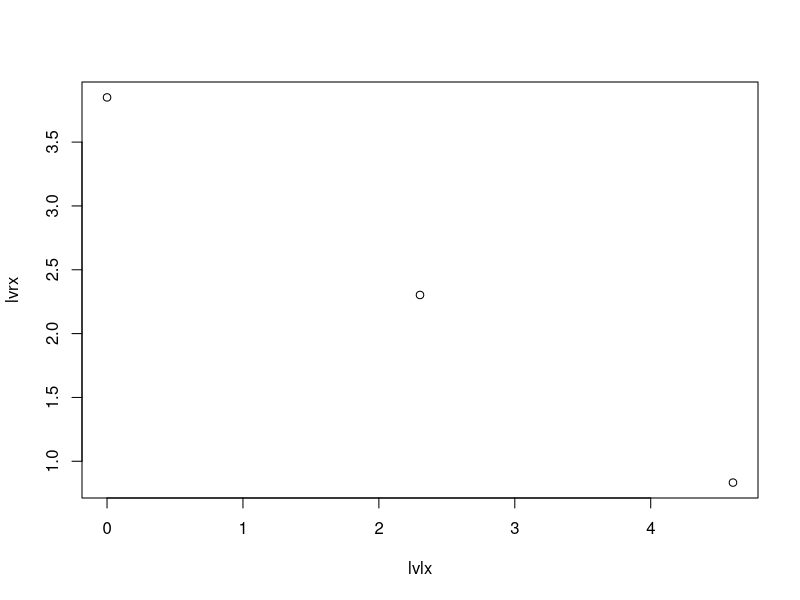
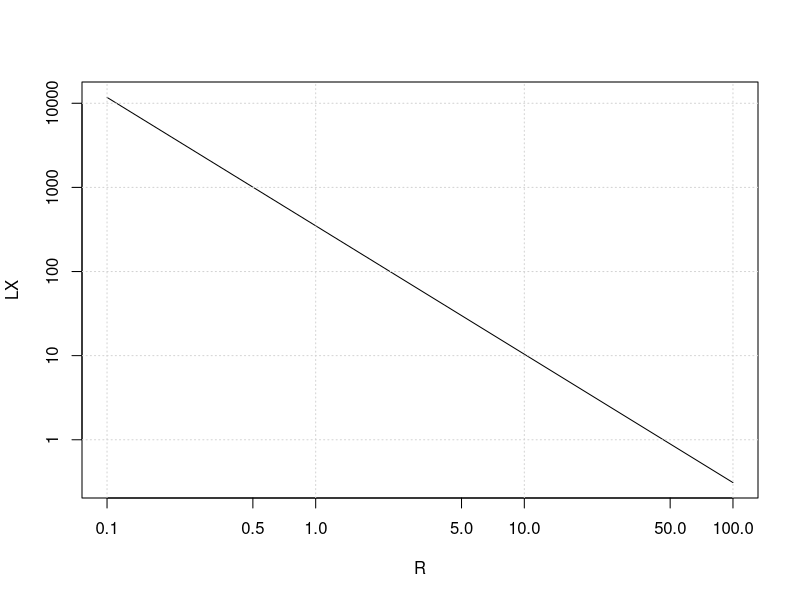
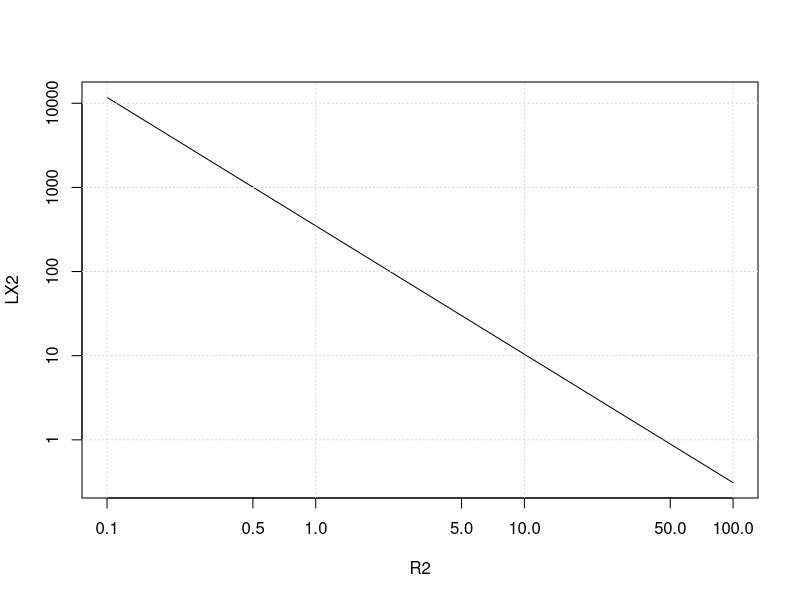
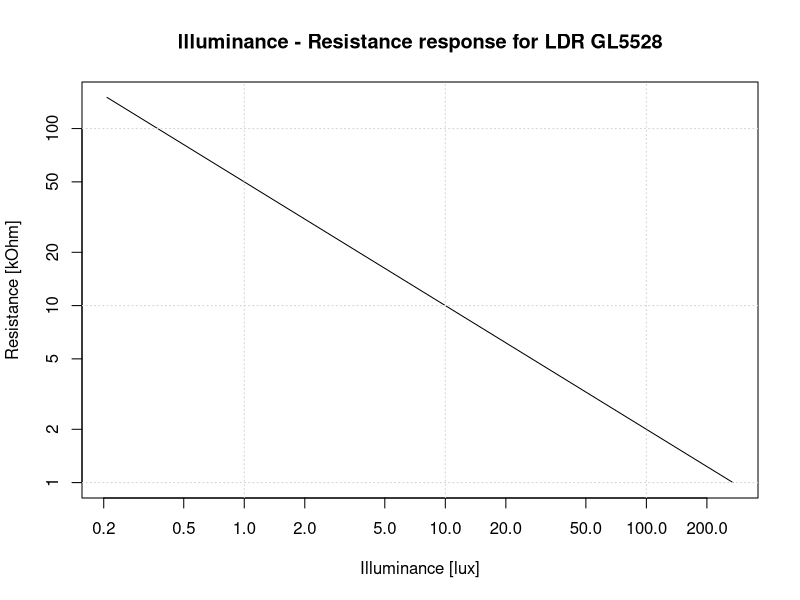

Here is the R script that generated these plots, in order:
#
# For Photoresistor (LDR) GL5528
#
# Numerically working out the approximate illuminance vs. Resistance response
#

# 3 points taken from the graph on the data sheet, approximately
#
vlx = c(1,10,100)   # illuminance
vrx = c(47,10,2.3)  # resistance in kOhm
#
# converting to log-log scale
#
lvlx = log(vlx)
lvrx = log(vrx)
#
#
plot(lvlx,lvrx)

# log-linear model
#
lm(lvrx~lvlx)
#
#Call:
#  lm(formula = lvrx ~ lvlx)
#
#Coefficients:
#  (Intercept)         lvlx  
#     3.8372      -0.6552  
#
# The illuminanse [lux] can be approximated as
# LX = exp((1/0.6552)*(3.8372-log(R)))
# where R is in kOhm

# log-log plot from the model
#
R = seq(.1,100,.1)
LX = exp((1/0.6552)*(3.8372-log(R)))
plot(LX~R, type='l', log = "xy")
grid()

# The formula can be simplified to 
#     Lx_R = @(R)exp(9593/1638)/R^(1250/819)   # Matlab notation
# or
#     Lx_R = @(R)exp(5.8565)/R^1.5263          # Matlab notation

#
# Or as R function:
#
r2lux = function( resistance_kOhm) {
  # "converts" the LDR resistance [kOhm] to illuminance [lx]
  # for photoresistor GL5529, ~ 10k @ 10 Lx
  exp(9593/1638)/resistance_kOhm^(1250/819)
}


# Again the log-log plot from the approx. model, now using the R function
#
R2 = seq(.1,100,.2)
LX2 = r2lux(R2)
plot(LX2~R2, type='l', log = "xy")
grid()
#


############################################################################################
# Another simpler way to work it out numerically, if GAMMA is given (and correct)
#
# In this case gamma = 0.7 = log10(r10/r100)
# where r10 and r100 is the resistance at 10 and 100 lux.
#
# r10 = 10k; r100 = 10/10^0.7

r100 = 10/10^0.7

# r100 is approx. 2k; then:

vlx = c(100,10)   # illuminance [Lx]
vrx = c(2,10)     # resistance [kOhm]


#
# converting to log-log scale
#
lvlx = log10(vlx)
lvrx = log10(vrx)

# log-linear nmodel
#
lm(lvrx~lvlx)

#  (Intercept)         lvlx  
#1.699       -0.699  

# Matlab
# syms R
# R2L = 10^((1/0.699)*(1.699-log10(R)))
# simplify(R2L)
# ans = (100*10^(301/699))/R^(1000/699)
#    ~=  269.535 / R^1.4306

# R function, worked out assuming 
# gamma = 0.7 and R10 = 10K
#
r2lux = function( resistance_kOhm ) {
  # "converts" the LDR resistance [kOhm] to illuminance [Lux]
  # for photoresistor GL5529, ~ 10k @ 10 Lx, gamma = 0.7
  269.535 / resistance_kOhm^1.4306
}

# If the numerical reverse-engineering is correct, the following 
# plot should be very similar to the one from the data sheet
R3 = seq(1,150,1)
LX3 = r2lux(R3)
plot(R3~LX3, type='l', log = "xy", main="Illuminance - Resistance response for LDR GL5528", ylab="Resistance [kOhm]", xlab="Illuminance [lux]")
grid()

